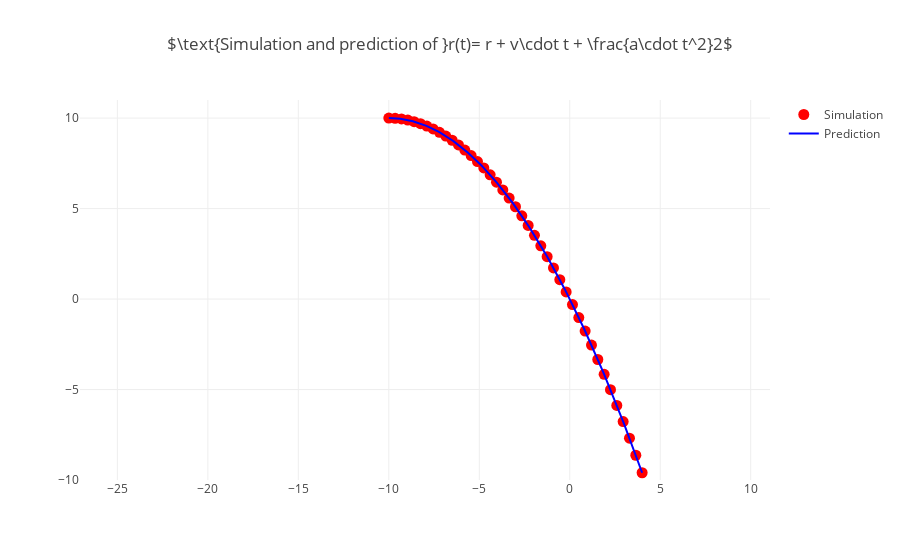
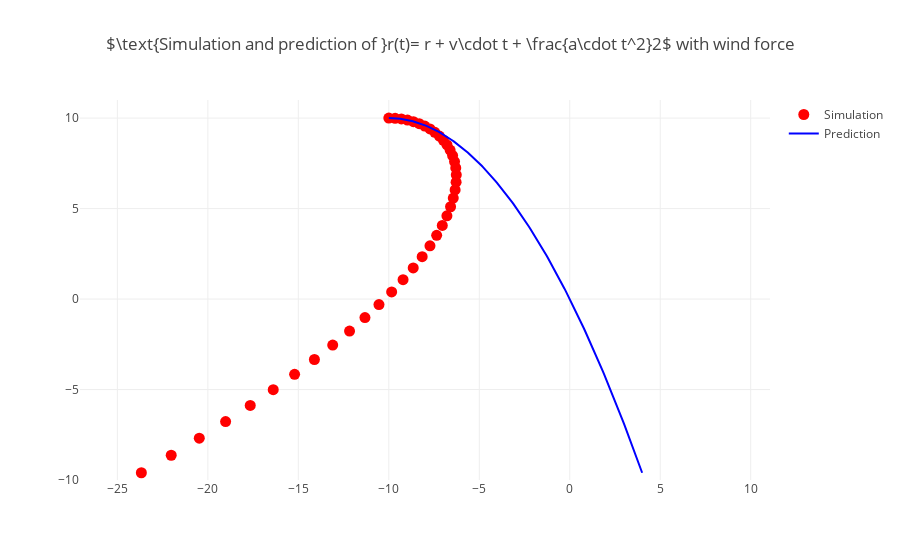

Notebook cell for these charts, in order:
### Code cell
class TestMDDynamics(unittest.TestCase):
    def setUp(self):
        self.env = Environment(11, 11)
        self.r = np.array([-10, 10])
        self.v = np.array([7, 0])
        self.a = np.array([0, -9.8])
        self.atom = Atom(0.1, self.r, self.v, self.a)
        self.md = MolecularDynamics(env, mode='dynamics+wind', dt=0.05, mols=[self.atom])
    
    def test_leapfrog_with_wind(self):
        # real
        self.r_coords = []
        for i in range(100):
            self.r_coords.append(self.md.mols[0].r)
            self.md.leapfrogs()
        # print(self.r_coords)
        
        r_coords_x = [r.x for r in self.r_coords]
        r_coords_y = [r.y for r in self.r_coords]
        
        trace0 = go.Scatter(
            x=r_coords_x,
            y=r_coords_y,
            mode='markers',
            marker={'color': 'red', 'size': 11},
            name='Simulation',
        )
        
        # prediction
        time = np.linspace(0, 2, 200)

        r_coords = [self.r + t * self.v + self.a * t**2/2 for t in time]

        trace1 = go.Scatter(
            x=[r[0] for r in r_coords],
            y=[r[1] for r in r_coords], 
            marker={'color': 'blue'},
            name='Prediction',
        )
        
        data = [trace0, trace1]
        layout = {
            'xaxis': dict(range=[-11, -5], autorange=False, zeroline=False),
            'yaxis': dict(range=[-10, 11], autorange=False, zeroline=False, scaleanchor="x", scaleratio=1),
            'title': "$\\text{Simulation and prediction of }r(t)= r + v\cdot t + \\frac{a\cdot t^2}2$ with wind force",
        }
        fig = {
            'data': data,
            'layout': layout,
        }
        
        iplot(fig, filename='falling')
        
        

unittest.main(argv=['first-arg-is-ignored'], exit=False); # don't forget to put it next time

### Figure 1 — Plotly figure (JSON) as saved in the notebook; plotly's stock layout.template omitted (floating-point values rounded to 4 significant figures; data arrays with more than 128 entries replaced by an {"elided": "..."} marker saying what was removed)
{"data": [{"marker": {"color": "red", "size": 11}, "mode": "markers", "name": "Simulation", "type": "scatter", "uid": "ec26ef23-e545-40df-9f16-3a9a466d792e", "x": [-10, -9.65, -9.3, -8.95, -8.6, -8.25, -7.9, -7.55, -7.2, -6.85, -6.5, -6.15, -5.8, -5.45, -5.1, -4.75, -4.4, -4.05, -3.7, -3.35, -3.0, -2.65, -2.3, -1.95, -1.6, -1.25, -0.9, -0.55, -0.2, 0.15, 0.5, 0.85, 1.2, 1.55, 1.9, 2.25, 2.6, 2.95, 3.3, 3.65, 4.0, 4.35, 4.7, 5.05, 5.4, 5.75, 6.1, 6.45, 6.8, 7.15, 7.5, 7.85, 8.2, 8.55, 8.9, 9.25, 9.6, 9.95, 10.3, 10.65, 11.0, 11.35, 11.7, 12.05, 12.4, 12.75, 13.1, 13.45, 13.8, 14.15, 14.5, 14.85, 15.2, 15.55, 15.9, 16.25, 16.6, 16.95, 17.3, 17.65, 18.0, 18.35, 18.7, 19.05, 19.4, 19.75, 20.1, 20.45, 20.8, 21.15, 21.5, 21.85, 22.2, 22.55, 22.9, 23.25, 23.6, 23.95, 24.3, 24.65], "y": [10, 9.988, 9.951, 9.89, 9.804, 9.694, 9.559, 9.4, 9.216, 9.008, 8.775, 8.518, 8.236, 7.93, 7.599, 7.244, 6.864, 6.46, 6.031, 5.578, 5.1, 4.598, 4.071, 3.52, 2.944, 2.344, 1.719, 1.07, 0.396, -0.3022, -1.025, -1.772, -2.544, -3.34, -4.161, -5.006, -5.876, -6.77, -7.689, -8.632, -9.6, -10.59, -11.61, -12.65, -13.72, -14.81, -15.92, -17.06, -18.22, -19.41, -20.62, -21.86, -23.12, -24.41, -25.72, -27.06, -28.42, -29.8, -31.21, -32.64, -34.1, -35.58, -37.09, -38.62, -40.18, -41.76, -43.36, -44.99, -46.64, -48.32, -50.03, -51.75, -53.5, -55.28, -57.08, -58.91, -60.76, -62.63, -64.53, -66.45, -68.4, -70.37, -72.37, -74.39, -76.44, -78.51, -80.6, -82.72, -84.86, -87.03, -89.22, -91.44, -93.68, -95.95, -98.24, -100.6, -102.9, -105.3, -107.6, -110.1]}, {"marker": {"color": "blue"}, "name": "Prediction", "type": "scatter", "uid": "6995dadf-6acc-4c82-ab6f-059717874ad0", "x": {"elided": "200 float values"}, "y": {"elided": "200 float values"}}], "layout": {"title": {"text": "$\\text{Simulation and prediction of }r(t)= r + v\\cdot t + \\frac{a\\cdot t^2}2$"}, "xaxis": {"autorange": false, "range": [-11, -5], "zeroline": false}, "yaxis": {"autorange": false, "range": [-10, 11], "scaleanchor": "x", "scaleratio": 1, "zeroline": false}}}

### Figure 2 — Plotly figure (JSON) as saved in the notebook; plotly's stock layout.template omitted (floating-point values rounded to 4 significant figures; data arrays with more than 128 entries replaced by an {"elided": "..."} marker saying what was removed)
{"data": [{"marker": {"color": "red", "size": 11}, "mode": "markers", "name": "Simulation", "type": "scatter", "uid": "237bea88-3b8d-4ce4-9e98-c0c2dc58205b", "x": [-10, -9.651, -9.306, -8.967, -8.637, -8.319, -8.014, -7.725, -7.455, -7.206, -6.981, -6.782, -6.612, -6.474, -6.369, -6.3, -6.27, -6.281, -6.336, -6.438, -6.588, -6.789, -7.044, -7.355, -7.725, -8.156, -8.651, -9.212, -9.842, -10.54, -11.32, -12.17, -13.1, -14.11, -15.21, -16.39, -17.66, -19.02, -20.47, -22.02, -23.67, -25.43, -27.28, -29.24, -31.31, -33.49, -35.79, -38.2, -40.73, -43.38, -46.16, -49.06, -52.09, -55.25, -58.54, -61.97, -65.54, -69.26, -73.11, -77.11, -81.26, -85.56, -90.02, -94.63, -99.4, -104.3, -109.4, -114.7, -120.1, -125.7, -131.5, -137.4, -143.6, -149.9, -156.4, -163.1, -169.9, -177.0, -184.2, -191.7, -199.3, -207.2, -215.3, -223.5, -232.0, -240.7, -249.6, -258.7, -268.0, -277.6, -287.3, -297.3, -307.6, -318.0, -328.7, -339.6, -350.8, -362.2, -373.9, -385.8], "y": [10, 9.988, 9.951, 9.89, 9.804, 9.694, 9.559, 9.4, 9.216, 9.008, 8.775, 8.518, 8.236, 7.93, 7.599, 7.244, 6.864, 6.46, 6.031, 5.578, 5.1, 4.598, 4.071, 3.52, 2.944, 2.344, 1.719, 1.07, 0.396, -0.3022, -1.025, -1.772, -2.544, -3.34, -4.161, -5.006, -5.876, -6.77, -7.689, -8.632, -9.6, -10.59, -11.61, -12.65, -13.72, -14.81, -15.92, -17.06, -18.22, -19.41, -20.62, -21.86, -23.12, -24.41, -25.72, -27.06, -28.42, -29.8, -31.21, -32.64, -34.1, -35.58, -37.09, -38.62, -40.18, -41.76, -43.36, -44.99, -46.64, -48.32, -50.03, -51.75, -53.5, -55.28, -57.08, -58.91, -60.76, -62.63, -64.53, -66.45, -68.4, -70.37, -72.37, -74.39, -76.44, -78.51, -80.6, -82.72, -84.86, -87.03, -89.22, -91.44, -93.68, -95.95, -98.24, -100.6, -102.9, -105.3, -107.6, -110.1]}, {"marker": {"color": "blue"}, "name": "Prediction", "type": "scatter", "uid": "6032e5fc-5720-4ae6-8ff9-b3ba037a6be4", "x": {"elided": "200 float values"}, "y": {"elided": "200 float values"}}], "layout": {"title": {"text": "$\\text{Simulation and prediction of }r(t)= r + v\\cdot t + \\frac{a\\cdot t^2}2$ with wind force"}, "xaxis": {"autorange": false, "range": [-11, -5], "zeroline": false}, "yaxis": {"autorange": false, "range": [-10, 11], "scaleanchor": "x", "scaleratio": 1, "zeroline": false}}}
